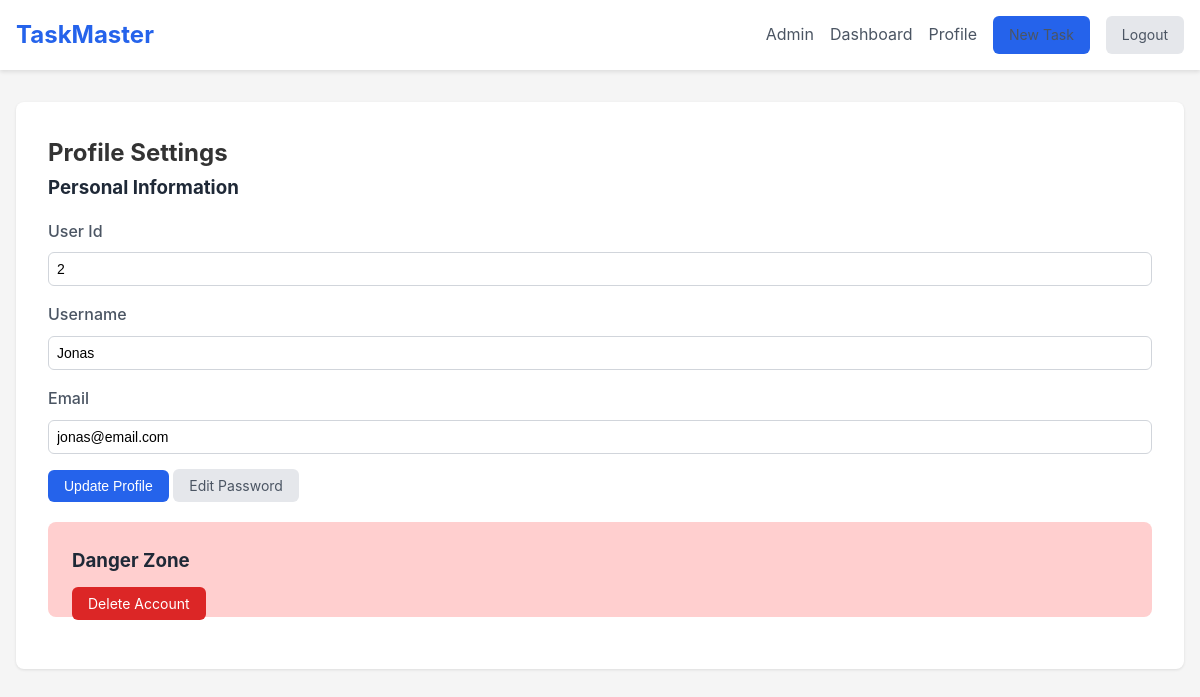
Page /profile?id=2 (signed in) on the committed database.
### tables this page shows
CREATE TABLE users (
        id INTEGER PRIMARY KEY,
        name VARCHAR(100) NOT NULL,
        email VARCHAR(100) NOT NULL UNIQUE,
        password VARCHAR(255) NOT NULL,
        role TEXT CHECK(role IN ('admin', 'user')) DEFAULT 'user'
    );

### src/Controller/UserController.php (called while the page is built, shortened)
<?php
class UserController
{
    private UserRepository $userRepository;
    public function __construct(array $repository)
    {
        $this->userRepository = $repository['userRepository'];
    }
    public function updatePage(): void
    {
        $id = $_GET['id'];
        $user = $this->userRepository->findById($id);
        require_once __DIR__ . "/../../view/profile.php";
    }
}

### src/Repository/UserRepository.php (called while the page is built, shortened)
<?php
class UserRepository
{
    private PDO $pdo;
    public function __construct(PDO $pdo)
    {
        $this->pdo = $pdo;
    }
    public function findById(int $id): User|null
    {
        $stmt = $this->pdo->prepare('
        SELECT * FROM users WHERE id = ?;
        ');
        $stmt->bindValue(1, $id);
        $stmt->execute();
        $user = $stmt->fetch(PDO::FETCH_ASSOC);
        if ($user) {
            return $this->hydrateUser($user);
        } else {
            return null;
        }
    }
    private function hydrateUser(array $data): User
    {
        $user = new User($data['name'], $data['email'],  $data['role']);
        $user->setId($data['id']);
        $user->setPassword($data['password']);
        return $user;
    }
}

### src/Entity/User.php (called while the page is built, shortened)
<?php
class User
{
    private int $id;
    public function __construct(string $name, string $email, ?string $role = null)
    {
        $this->name = $name;
        $this->email = $email;
    }
    public function setId(int $id): void
    {
        $this->id = $id;
    }
    public function getId(): int
    {
        return $this->id;
    }
}

### view/profile.php (the view)
    <?php require_once 'Includes/header.php'; ?>
    <main class="container">
        <div class="profile-container">
            <h2>Profile Settings</h2>
            <form class="profile-form" method="post">
                <div class="profile-section" style="margin-bottom: 20px;">
                    <h3>Personal Information</h3>
                    <div class="form-group">
                        <label for="id">User Id</label>
                        <input type="text" id="id" name="id" value="<?= $user->getId(); ?>" readonly>
                    </div>
                    <div class="form-group">
                        <label for="username">Username</label>
                        <input type="text" id="username" name="name" value="<?= $user->name; ?>" required>
                    </div>
                    <div class="form-group">
                        <label for="email">Email</label>
                        <input type="email" id="email" name="email" value="<?= $user->email; ?>" required>
                    </div>
                    <button type="submit" class="btn-primary">Update Profile</button>
                    <a href="/edit-pwd?id=<?= $user->getId(); ?>" class="btn-secondary">Edit Password</a>
                </div>
            </form>
            <div class="profile-section danger-zone">
                <h3>Danger Zone</h3>
                <a href="/delete-user?id=<?= $user->getId(); ?>" class="btn-danger">Delete Account</a>
            </div>
        </div>
    </main>
</body>
</html>

### public/css/styles.css (style rules this page uses)
* { margin: 0; padding: 0; box-sizing: border-box; }
body { font-family: -apple-system, BlinkMacSystemFont, 'Segoe UI', Roboto, Oxygen, Ubuntu, Cantarell, sans-serif; line-height: 1.6; color: #333; background-color: #f5f5f5; }
.btn-primary { background-color: #2563eb; color: white; padding: 0.5rem 1rem; border-radius: 0.375rem; text-decoration: none; border: none; cursor: pointer; font-size: 0.875rem; }
.btn-secondary { background-color: #e5e7eb; color: #4b5563; padding: 0.5rem 1rem; border-radius: 0.375rem; text-decoration: none; border: none; cursor: pointer; font-size: 0.875rem; }
.btn-danger { background-color: #dc2626; color: white; padding: 0.5rem 1rem; border-radius: 0.375rem; text-decoration: none; border: none; cursor: pointer; font-size: 0.875rem; }
.container { max-width: 1200px; margin: 2rem auto; padding: 0 1rem; }
.form-group { margin-bottom: 1rem; }
.form-group label { display: block; margin-bottom: 0.5rem; font-weight: 500; color: #4b5563; }
.form-group input, .form-group select, .form-group textarea { width: 100%; padding: 0.5rem; border: 1px solid #d1d5db; border-radius: 0.375rem; font-size: 0.875rem; }
.profile-container { background: white; padding: 2rem; border-radius: 0.5rem; box-shadow: 0 1px 3px rgba(0,0,0,0.1); }
.profile-section { margin-bottom: 2rem; padding-bottom: 2rem; border-bottom: 1px solid #e5e7eb; }
.profile-section:last-child { border-bottom: none; margin-bottom: 20px; padding-bottom: 0; }
.profile-section h3 { margin-bottom: 1rem; color: #1f2937; }
.danger-zone { margin-bottom: 0; background-color: #ffcfcf; padding: 1.5rem; border-radius: 0.5rem; }

### rows in the picture
users: id "2", name "Jonas", email "jonas@email.com"
